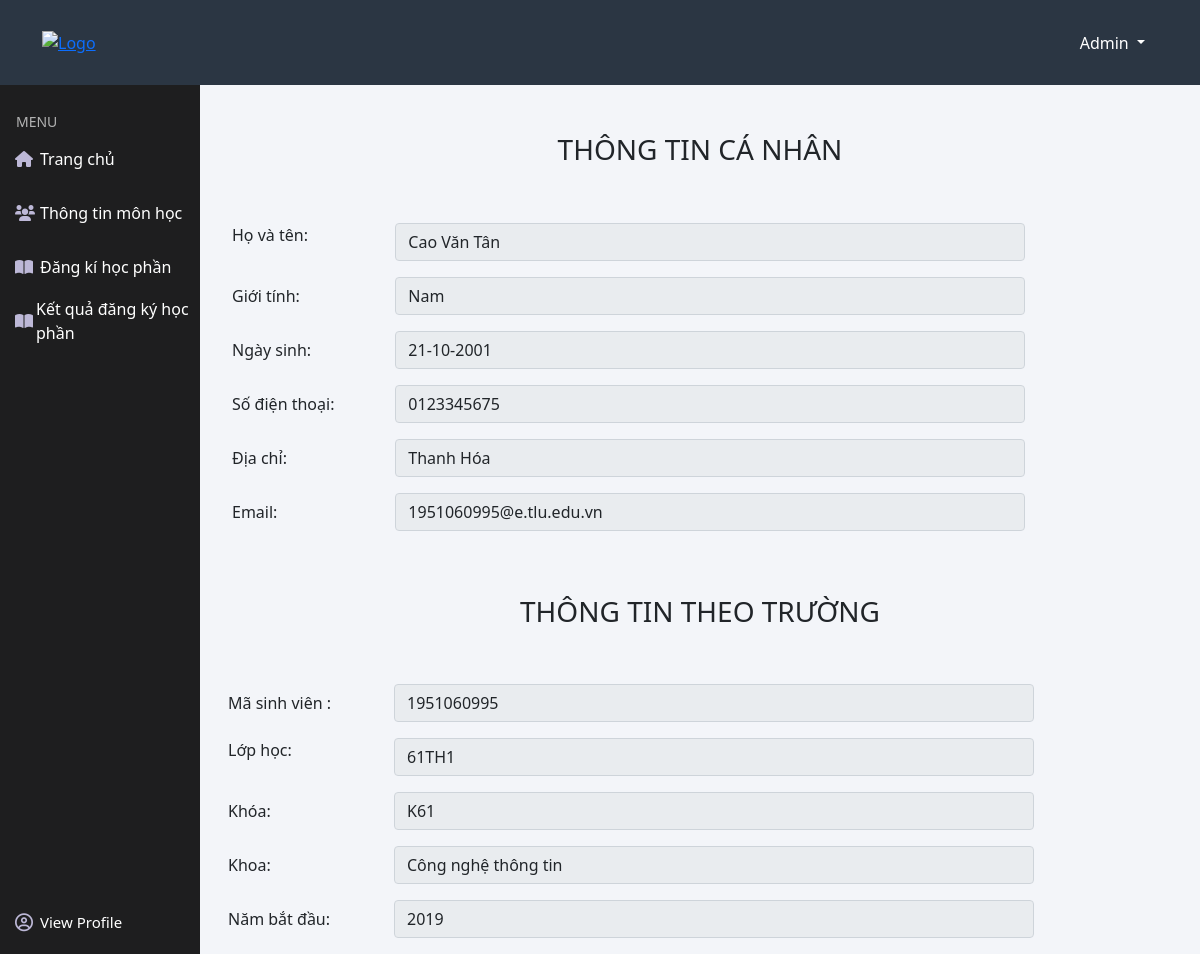
/view/student/student_info.php (signed in), run on the app's committed database.
### tables this page shows
CREATE TABLE `student` (
  `std_id` varchar(10) NOT NULL,
  `std_name` varchar(50) NOT NULL,
  `std_gender` tinyint(1) NOT NULL,
  `std_birthday` date NOT NULL,
  `std_phone` varchar(10) NOT NULL,
  `std_email` varchar(50) NOT NULL,
  `std_address` varchar(100) NOT NULL,
  `std_pass` varchar(100) NOT NULL,
  `class_id` int(10) UNSIGNED NOT NULL
);

CREATE TABLE `class` (
  `class_id` int(10) UNSIGNED NOT NULL,
  `class_name` varchar(100) NOT NULL,
  `office_id` int(10) UNSIGNED NOT NULL,
  `course_id` varchar(10) NOT NULL
);

CREATE TABLE `course` (
  `course_id` varchar(10) NOT NULL,
  `year_start` year(4) NOT NULL,
  `year_end` year(4) NOT NULL
);

CREATE TABLE `office` (
  `office_id` int(10) UNSIGNED NOT NULL,
  `office_name` varchar(200) NOT NULL
);

### view/student/student_info.php (the view)
<?php
include '../../partials-front/header.php';
include '../../partials-front/header_nav.php';
include '../../partials-front/student_menu.php';
include '../../config/config.php';
?>
<?php
$sql = "SELECT * FROM student e INNER JOIN class o on e.class_id = o.class_id INNER JOIN office a on  o.office_id = a.office_id INNER JOIN course c on o.course_id = c.course_id ";
$result = mysqli_query($con,$sql);
$row = mysqli_fetch_assoc($result);
?>
<main class="col-10 float-end">
    <div class="container">
        <div class="mt-5 mb-5 row ">
            <div class="col-12">
                <h3 style="text-align: center">THÔNG TIN CÁ NHÂN</h3>
            </div>
        </div>
        <div class="row ">
            <div class="col-12">
                <div class="ms-2 mb-3 row">
                    <label for="inputPassword" class="col-sm-2 ">Họ và tên:</label>
                    <div class="col-sm-8">
                        <input type="text" readonly value="<?php echo $row['std_name'] ?> " class="form-control"
                            id="inputPassword" name="st_name">
                    </div>
                </div>
                <div class=" ms-2 mb-3 row">
                    <label for="staticEmail" class="col-sm-2 col-form-label">Giới tính:</label>
                    <div class="col-sm-8">
                        <input type="text" readonly value="<?php if($row['std_gender'] == true)
                        {echo 'Nam' ;}
                        else { echo 'Nữ';
                        }?> "
                         class="form-control"
                            id="staticEmail" name="st_gender">
                    </div>
                </div>
                <div class="ms-2 mb-3 row">
                    <label for="inputPassword" class="col-sm-2 col-form-label">Ngày sinh:</label>
                    <div class="col-sm-8">
                        <input type="text" readonly value="<?php $date = explode('-', $row['std_birthday']);
                            $birthday = $date[2] . '-' . $date[1] . '-' . $date[0];
                            echo  $birthday;?> " class="form-control"
                            id="inputPassword" name="st_date">
                    </div>
                </div>
                <div class="ms-2 mb-3 row">
                    <label for="staticEmail" class="col-sm-2 col-form-label">Số điện thoại: </label>
                    <div class="col-sm-8">
                        <input type="text" readonly value="<?php echo $row['std_phone'] ?> " class="form-control"
                            id="staticEmail" name="st_phone">
                    </div>
                </div>
                <div class=" ms-2 mb-3 row">
                    <label for="inputPassword" class="col-sm-2 col-form-label">Địa chỉ:</label>
                    <div class="col-sm-8">
                        <input type="text" readonly value="<?php echo $row['std_address'] ?> " class="form-control"
                            id="inputPassword" name="st_address">
                    </div>
                </div>
                <div class="ms-2 mb-3 row">
                    <label for="staticEmail" class="col-sm-2 col-form-label">Email:</label>
                    <div class="col-sm-8">
                        <input type="text" readonly value="<?php echo $row['std_email'] ?> " class="form-control"
                            id="staticEmail" name="st_email">
                    </div>
                </div>
            </div>
        </div>
    </div>
    <div class="mt-5 mb-5 row ">
        <div class="col-12">
            <h3 style="text-align: center">THÔNG TIN THEO TRƯỜNG</h3>
        </div>
    </div>
    <div class="row ">
        <div class="col-12">
            <div class="ms-3 mb-3 row">
                <label for="staticEmail" class="col-sm-2 col-form-label">Mã sinh viên : </label>
                <div class="col-sm-8">
                    <input type="text" readonly value="<?php echo $row['std_id'] ?> " class="form-control"
                        id="staticEmail" name="st_id">
                </div>
            </div>
            <div class="ms-3 mb-3 row">
                <label for="inputPassword" class="col-sm-2 ">Lớp học:</label>
                <div class="col-sm-8">
                    <input type="text" readonly value="<?php echo $row['class_name'] ?> " class="form-control"
                        id="inputPassword" name="st_name">
                </div>
            </div>
            <div class=" ms-3 mb-3 row">
                <label for="staticEmail" class="col-sm-2 col-form-label">Khóa:</label>
                <div class="col-sm-8">
                    <input type="text" readonly value="<?php echo $row['course_id'] ?> " class="form-control"
                        id="staticEmail" name="st_gender">
                </div>
            </div>
            <div class="ms-3 mb-3 row">
                <label for="inputPassword" class="col-sm-2 col-form-label">Khoa:</label>
                <div class="col-sm-8">
                    <input type="text" readonly value="<?php echo $row['office_name'] ?> " class="form-control"
                        id="inputPassword" name="st_date">
                </div>
            </div>
            <div class="ms-3 mb-3 row">
                <label for="inputPassword" class="col-sm-2 col-form-label">Năm bắt đầu:</label>
                <div class="col-sm-8">
                    <input type="text" readonly value="<?php echo $row['year_start'] ?> " class="form-control"
                        id="inputPassword" name="st_date">
                </div>
            </div>
        </div>
    </div>
</main>

### asset/css/style.css (style rules this page uses)
* { margin: 0; padding: 0; box-sizing: border-box; list-style: none; text-decoration: none; }
body { background: #f3f5f9; }
main { margin-top: 85px; }

### data on the page
student: st_name "Cao Văn Tân", st_gender "Nam", st_date "21-10-2001", st_phone "0123345675", st_address "Thanh Hóa", st_email "1951060995@e.tlu.edu.vn", st_id "1951060995"
class: st_name "61TH1"
course: st_gender "K61", st_date "2019"
office: st_date "Công nghệ thông tin"
